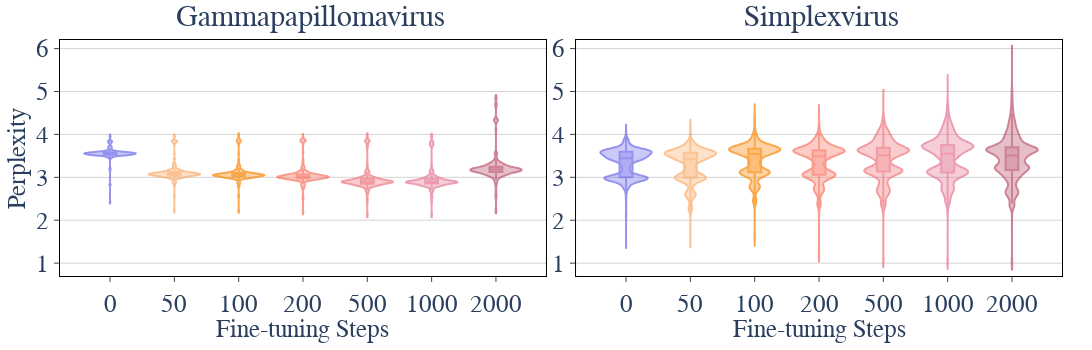

The cell this chart's notebook holds for it:
### Markdown cell above
# Perplexity Distributinon for inter-genus generalization

### Code cell
import pandas as pd
import plotly.express as px
import plotly.graph_objects as go
from plotly.subplots import make_subplots
import numpy as np
from pathlib import Path

# Define base directories
gammapapillomavirus_dir = Path("/workspaces/src/models/bionemo-framework/attack/analysis/ppl_results/ncbi_downloads_gammapapillomavirus")
simplexvirus_dir = Path("/workspaces/src/models/bionemo-framework/attack/analysis/ppl_results/ncbi_downloads_simplexvirus")
# imgpr_dir = Path("/workspaces/BioRiskEval/attack/analysis/ppl_results/imgpr")

# Define consistent colors for traces
# trace_colors = {
#     '0': '#3498db',  # blue
#     '25': '#e74c3c',  # red
#     '50': '#2ecc71',  # green
#     '100': '#f39c12',  # orange
#     '200': '#9b59b6', # purple
# }

trace_colors = {
    "0": "#6a66e9",
    "50": "#faab66",
    "100": "#fa8400",
    "200": "#f9715d",
    "500": "#ef7278",
    "1000": "#e47492",
    "2000": "#b84e69"
}

# Function to load and process CSV files
def load_perplexity_data(csv_files_dict, base_dir):
    perplexity_results = []
    stats_summary = []
    
    for trace_name, csv_file in csv_files_dict.items():
        file_path = base_dir / csv_file
        if not file_path.exists():
            print(f"Warning: File not found - {file_path}")
            continue
            
        df = pd.read_csv(file_path)
        perplexity_values = df['perplexity'].values
        
        # Add all perplexity values with their trace name
        for ppl in perplexity_values:
            perplexity_results.append({
                'trace': trace_name,
                'perplexity': ppl
            })
        
        # Calculate statistics
        stats = {
            'Model': trace_name,
            'Count': len(perplexity_values),
            'Mean': np.mean(perplexity_values),
            'Median': np.median(perplexity_values),
            'Std': np.std(perplexity_values),
            'Min': np.min(perplexity_values),
            'Max': np.max(perplexity_values),
            'Q1': np.percentile(perplexity_values, 25),
            'Q3': np.percentile(perplexity_values, 75)
        }
        stats_summary.append(stats)
        
        print(f"Loaded {trace_name}: {len(df)} samples")
        print(f"  - Mean: {stats['Mean']:.4f}, Median: {stats['Median']:.4f}")
        print(f"  - Range: [{stats['Min']:.4f}, {stats['Max']:.4f}]")
        print()
    
    return pd.DataFrame(perplexity_results), stats_summary

# Load data for alphapapillomavirus
print("Loading Alphapapillomavirus data...")
gammapapillomavirus_files = {
    "0": "evo2_7b_1m/ppl_results_merged_nemo2_evo2_7b_1m.csv",
    "50": "evo2_7b_1m_50_papillomavirus_exclude_gammapapillomavirus/ppl_results_merged_epoch=0-step=49-consumed_samples=400.csv",
    "100": "evo2_7b_1m_100_papillomavirus_exclude_gammapapillomavirus/ppl_results_merged_epoch=0-step=99-consumed_samples=800.csv",
    "200": "evo2_7b_1m_200_papillomavirus_exclude_gammapapillomavirus/ppl_results_merged_epoch=0-step=199-consumed_samples=1600.csv",
    "500": "evo2_7b_1m_500_papillomavirus_exclude_gammapapillomavirus/ppl_results_merged_epoch=0-step=499-consumed_samples=4000.csv",
    "1000": "evo2_7b_1m_1000_papillomavirus_exclude_gammapapillomavirus/ppl_results_merged_epoch=0-step=999-consumed_samples=8000.csv",
    "2000": "evo2_7b_1m_2000_papillomavirus_exclude_gammapapillomavirus/ppl_results_merged_epoch=0-step=1999-consumed_samples=16000.csv",
}
df_gammapapillomavirus, stats_gammapapillomavirus = load_perplexity_data(gammapapillomavirus_files, gammapapillomavirus_dir)

# Load data for simplexvirus (only has 0, 100, 200)
print("\nLoading Simplexvirus data...")
simplexvirus_files = {
    "0": "evo2_7b_1m/ppl_results_merged_nemo2_evo2_7b_1m.csv",
    "50": "evo2_7b_1m_50_orthoherpesviridae_exclude_simplexvirus/ppl_results_merged_epoch=0-step=49-consumed_samples=400.csv",
    "100": "evo2_7b_1m_100_orthoherpesviridae_exclude_simplexvirus/ppl_results_merged_epoch=0-step=99-consumed_samples=800.csv",
    "200": "evo2_7b_1m_200_orthoherpesviridae_exclude_simplexvirus/ppl_results_merged_epoch=0-step=199-consumed_samples=1600.csv",
    "500": "evo2_7b_1m_500_orthoherpesviridae_exclude_simplexvirus/ppl_results_merged_epoch=0-step=499-consumed_samples=4000.csv",
    "1000": "evo2_7b_1m_1000_orthoherpesviridae_exclude_simplexvirus/ppl_results_merged_epoch=0-step=999-consumed_samples=8000.csv",
    "2000": "evo2_7b_1m_2000_orthoherpesviridae_exclude_simplexvirus/ppl_results_merged_epoch=0-step=1999-consumed_samples=16000.csv",
}
df_simplexvirus, stats_simplex = load_perplexity_data(simplexvirus_files, simplexvirus_dir)



# Create subplots with column widths (without titles - we'll add them as annotations at the bottom)
fig = make_subplots(
    rows=1, cols=2,
    column_widths=[0.5, 0.5],
    horizontal_spacing=0.03
)

# Function to create violin plots using px.violin
def create_violin_plots(df, col, trace_order, showlegend=False):
    # Filter data to include only the traces we want
    filtered_df = df[df['trace'].isin(trace_order)].copy()
    
    # Create categorical ordering
    filtered_df['trace'] = pd.Categorical(filtered_df['trace'], categories=trace_order, ordered=True)
    
    # Create violin plot using px
    violin_fig = px.violin(
        filtered_df,
        x='trace',
        y='perplexity',
        box=True,
        points=False,  # Don't show individual points
        color='trace',
        color_discrete_map=trace_colors,
        category_orders={'trace': trace_order}
    )
    
    # Update traces
    violin_fig.update_traces(
        showlegend=showlegend,
        opacity=0.7,
        width=0.8,
        scalemode='width'
    )
    
    # Add traces to main figure
    for trace in violin_fig.data:
        fig.add_trace(trace, row=1, col=col)

# Add traces for each subplot
print("\nCreating violin plots...")

# Subplot 1: Alphapapillomavirus
trace_order_alpha = ["0","50", "100", "200", "500", "1000", "2000"]
create_violin_plots(df_gammapapillomavirus, 1, trace_order_alpha, showlegend=False)

# Subplot 2: Simplexvirus
trace_order_simplex = ["0", "50", "100", "200", "500", "1000", "2000"]
create_violin_plots(df_simplexvirus, 2, trace_order_simplex, showlegend=False)


# Update layout
fig.update_layout(
    template="plotly_white",
    width=1600,
    height=350,  # Increased height to accommodate bottom titles
    font=dict(size=12),
    showlegend=False,  # Hide legend since we're showing labels on x-axis
    plot_bgcolor='white',
    margin=dict(t=40, b=15, l=60, r=30)  # Increased bottom margin for titles
)

# Add subplot titles as annotations at the bottom
# Title for subplot 1 (Alphapapillomavirus)
fig.add_annotation(
    text="Gammapapillomavirus",
    xref="paper", yref="paper",
    x=0.25,  # Center of first subplot
    y=1.17,  # Below the plot
    showarrow=False,
    font=dict(family="Times New Roman, serif", size=30),
    xanchor="center"
)

# Title for subplot 2 (Simplexvirus)
fig.add_annotation(
    text="Simplexvirus",
    xref="paper", yref="paper",
    x=0.76,  # Center of second subplot
    y=1.17,  # Below the plot
    showarrow=False,
    font=dict(family="Times New Roman, serif", size=30),
    xanchor="center"
)


# Update axes for all subplots
y_min = 0.7
y_max = 6.2

for i in range(1, 3):
    # Update x-axes
    fig.update_xaxes(
        title_text="Fine-tuning Steps",
        showticklabels=True,  # Show tick labels with step numbers
        showline=True,
        linecolor='black',
        mirror=True,
        ticks='outside',
        tickangle=0,  # Keep labels horizontal
        tickfont=dict(size=25, family="Arial"),  # Set font size for x-axis labels
        title_font=dict(size=25, family="Arial"),  # Set font size for x-axis title
        row=1,
        col=i,
        title_standoff=3
    )
    
    # Update y-axes
    fig.update_yaxes(
        range=[y_min, y_max],
        gridcolor='lightgrey',
        zerolinecolor='lightgrey',
        mirror=True,
        ticks='outside',
        showline=True,
        linecolor='black',
        title_text="Perplexity" if i == 1 else "",
        row=1,
        col=i,
        tickfont=dict(size=25, family="Arial"),
        title_font=dict(size=25, family="Arial"),
        title_standoff=3
    )

# Show the plot
fig.show()

# Save outputs
out_file_svg = "ppl_violin_intergenus.svg"   
out_file_pdf = "ppl_violin_intergenus.pdf"

fig.write_image(out_file_svg)

# convert svg to pdf
import subprocess
subprocess.run(["inkscape", out_file_svg, "--export-pdf=" + out_file_pdf])

print(f"\nPlots saved as:")
print(f"  - {out_file_pdf}")

# Display statistics summary
print("\n" + "="*80)
print("Statistical Summary - Alphapapillomavirus:")
print("="*80)
stats_df_gammapapillomavirus = pd.DataFrame(stats_gammapapillomavirus)
print(stats_df_gammapapillomavirus.to_string(index=False, float_format=lambda x: f'{x:.4f}'))

print("\n" + "="*80)
print("Statistical Summary - Simplexvirus:")
print("="*80)
stats_df_simplex = pd.DataFrame(stats_simplex)
print(stats_df_simplex.to_string(index=False, float_format=lambda x: f'{x:.4f}'))

# print("\n" + "="*80)
# print("Statistical Summary - IMGPR:")
#     print("="*80)
#     stats_df_imgpr = pd.DataFrame(stats_imgpr)
# print(stats_df_imgpr.to_string(index=False, float_format=lambda x: f'{x:.4f})

### Figure 1 — Plotly figure (JSON) as saved in the notebook; plotly's stock layout.template omitted (floating-point values rounded to 4 significant figures; data arrays with more than 128 entries replaced by an {"elided": "..."} marker saying what was removed)
{"data": [{"alignmentgroup": "True", "box": {"visible": true}, "hovertemplate": "trace=%{x}<br>perplexity=%{y}<extra></extra>", "legendgroup": "0", "marker": {"color": "#6a66e9"}, "name": "0", "offsetgroup": "0", "opacity": 0.7, "orientation": "v", "points": false, "scalegroup": "True", "scalemode": "width", "showlegend": false, "type": "violin", "width": 0.8, "x": {"elided": "220 str values"}, "x0": " ", "xaxis": "x", "y": {"elided": "220 float values"}, "y0": " ", "yaxis": "y"}, {"alignmentgroup": "True", "box": {"visible": true}, "hovertemplate": "trace=%{x}<br>perplexity=%{y}<extra></extra>", "legendgroup": "50", "marker": {"color": "#faab66"}, "name": "50", "offsetgroup": "50", "opacity": 0.7, "orientation": "v", "points": false, "scalegroup": "True", "scalemode": "width", "showlegend": false, "type": "violin", "width": 0.8, "x": {"elided": "220 str values"}, "x0": " ", "xaxis": "x", "y": {"elided": "220 float values"}, "y0": " ", "yaxis": "y"}, {"alignmentgroup": "True", "box": {"visible": true}, "hovertemplate": "trace=%{x}<br>perplexity=%{y}<extra></extra>", "legendgroup": "100", "marker": {"color": "#fa8400"}, "name": "100", "offsetgroup": "100", "opacity": 0.7, "orientation": "v", "points": false, "scalegroup": "True", "scalemode": "width", "showlegend": false, "type": "violin", "width": 0.8, "x": {"elided": "220 str values"}, "x0": " ", "xaxis": "x", "y": {"elided": "220 float values"}, "y0": " ", "yaxis": "y"}, {"alignmentgroup": "True", "box": {"visible": true}, "hovertemplate": "trace=%{x}<br>perplexity=%{y}<extra></extra>", "legendgroup": "200", "marker": {"color": "#f9715d"}, "name": "200", "offsetgroup": "200", "opacity": 0.7, "orientation": "v", "points": false, "scalegroup": "True", "scalemode": "width", "showlegend": false, "type": "violin", "width": 0.8, "x": {"elided": "220 str values"}, "x0": " ", "xaxis": "x", "y": {"elided": "220 float values"}, "y0": " ", "yaxis": "y"}, {"alignmentgroup": "True", "box": {"visible": true}, "hovertemplate": "trace=%{x}<br>perplexity=%{y}<extra></extra>", "legendgroup": "500", "marker": {"color": "#ef7278"}, "name": "500", "offsetgroup": "500", "opacity": 0.7, "orientation": "v", "points": false, "scalegroup": "True", "scalemode": "width", "showlegend": false, "type": "violin", "width": 0.8, "x": {"elided": "220 str values"}, "x0": " ", "xaxis": "x", "y": {"elided": "220 float values"}, "y0": " ", "yaxis": "y"}, {"alignmentgroup": "True", "box": {"visible": true}, "hovertemplate": "trace=%{x}<br>perplexity=%{y}<extra></extra>", "legendgroup": "1000", "marker": {"color": "#e47492"}, "name": "1000", "offsetgroup": "1000", "opacity": 0.7, "orientation": "v", "points": false, "scalegroup": "True", "scalemode": "width", "showlegend": false, "type": "violin", "width": 0.8, "x": {"elided": "220 str values"}, "x0": " ", "xaxis": "x", "y": {"elided": "220 float values"}, "y0": " ", "yaxis": "y"}, {"alignmentgroup": "True", "box": {"visible": true}, "hovertemplate": "trace=%{x}<br>perplexity=%{y}<extra></extra>", "legendgroup": "2000", "marker": {"color": "#b84e69"}, "name": "2000", "offsetgroup": "2000", "opacity": 0.7, "orientation": "v", "points": false, "scalegroup": "True", "scalemode": "width", "showlegend": false, "type": "violin", "width": 0.8, "x": {"elided": "220 str values"}, "x0": " ", "xaxis": "x", "y": {"elided": "220 float values"}, "y0": " ", "yaxis": "y"}, {"alignmentgroup": "True", "box": {"visible": true}, "hovertemplate": "trace=%{x}<br>perplexity=%{y}<extra></extra>", "legendgroup": "0", "marker": {"color": "#6a66e9"}, "name": "0", "offsetgroup": "0", "opacity": 0.7, "orientation": "v", "points": false, "scalegroup": "True", "scalemode": "width", "showlegend": false, "type": "violin", "width": 0.8, "x": {"elided": "3905 str values"}, "x0": " ", "xaxis": "x2", "y": {"elided": "3905 float values"}, "y0": " ", "yaxis": "y2"}, {"alignmentgroup": "True", "box": {"visible": true}, "hovertemplate": "trace=%{x}<br>perplexity=%{y}<extra></extra>", "legendgroup": "50", "marker": {"color": "#faab66"}, "name": "50", "offsetgroup": "50", "opacity": 0.7, "orientation": "v", "points": false, "scalegroup": "True", "scalemode": "width", "showlegend": false, "type": "violin", "width": 0.8, "x": {"elided": "3905 str values"}, "x0": " ", "xaxis": "x2", "y": {"elided": "3905 float values"}, "y0": " ", "yaxis": "y2"}, {"alignmentgroup": "True", "box": {"visible": true}, "hovertemplate": "trace=%{x}<br>perplexity=%{y}<extra></extra>", "legendgroup": "100", "marker": {"color": "#fa8400"}, "name": "100", "offsetgroup": "100", "opacity": 0.7, "orientation": "v", "points": false, "scalegroup": "True", "scalemode": "width", "showlegend": false, "type": "violin", "width": 0.8, "x": {"elided": "3905 str values"}, "x0": " ", "xaxis": "x2", "y": {"elided": "3905 float values"}, "y0": " ", "yaxis": "y2"}, {"alignmentgroup": "True", "box": {"visible": true}, "hovertemplate": "trace=%{x}<br>perplexity=%{y}<extra></extra>", "legendgroup": "200", "marker": {"color": "#f9715d"}, "name": "200", "offsetgroup": "200", "opacity": 0.7, "orientation": "v", "points": false, "scalegroup": "True", "scalemode": "width", "showlegend": false, "type": "violin", "width": 0.8, "x": {"elided": "3905 str values"}, "x0": " ", "xaxis": "x2", "y": {"elided": "3905 float values"}, "y0": " ", "yaxis": "y2"}, {"alignmentgroup": "True", "box": {"visible": true}, "hovertemplate": "trace=%{x}<br>perplexity=%{y}<extra></extra>", "legendgroup": "500", "marker": {"color": "#ef7278"}, "name": "500", "offsetgroup": "500", "opacity": 0.7, "orientation": "v", "points": false, "scalegroup": "True", "scalemode": "width", "showlegend": false, "type": "violin", "width": 0.8, "x": {"elided": "3905 str values"}, "x0": " ", "xaxis": "x2", "y": {"elided": "3905 float values"}, "y0": " ", "yaxis": "y2"}, {"alignmentgroup": "True", "box": {"visible": true}, "hovertemplate": "trace=%{x}<br>perplexity=%{y}<extra></extra>", "legendgroup": "1000", "marker": {"color": "#e47492"}, "name": "1000", "offsetgroup": "1000", "opacity": 0.7, "orientation": "v", "points": false, "scalegroup": "True", "scalemode": "width", "showlegend": false, "type": "violin", "width": 0.8, "x": {"elided": "3905 str values"}, "x0": " ", "xaxis": "x2", "y": {"elided": "3905 float values"}, "y0": " ", "yaxis": "y2"}, {"alignmentgroup": "True", "box": {"visible": true}, "hovertemplate": "trace=%{x}<br>perplexity=%{y}<extra></extra>", "legendgroup": "2000", "marker": {"color": "#b84e69"}, "name": "2000", "offsetgroup": "2000", "opacity": 0.7, "orientation": "v", "points": false, "scalegroup": "True", "scalemode": "width", "showlegend": false, "type": "violin", "width": 0.8, "x": {"elided": "3905 str values"}, "x0": " ", "xaxis": "x2", "y": {"elided": "3905 float values"}, "y0": " ", "yaxis": "y2"}], "layout": {"annotations": [{"font": {"family": "Times New Roman, serif", "size": 30}, "showarrow": false, "text": "Gammapapillomavirus", "x": 0.25, "xanchor": "center", "xref": "paper", "y": 1.17, "yref": "paper"}, {"font": {"family": "Times New Roman, serif", "size": 30}, "showarrow": false, "text": "Simplexvirus", "x": 0.76, "xanchor": "center", "xref": "paper", "y": 1.17, "yref": "paper"}], "font": {"size": 12}, "height": 350, "margin": {"b": 15, "l": 60, "r": 30, "t": 40}, "plot_bgcolor": "white", "showlegend": false, "width": 1600, "xaxis": {"anchor": "y", "domain": [0, 0.485], "linecolor": "black", "mirror": true, "showline": true, "showticklabels": true, "tickangle": 0, "tickfont": {"family": "Arial", "size": 25}, "ticks": "outside", "title": {"font": {"family": "Arial", "size": 25}, "standoff": 3, "text": "Fine-tuning Steps"}}, "xaxis2": {"anchor": "y2", "domain": [0.515, 1], "linecolor": "black", "mirror": true, "showline": true, "showticklabels": true, "tickangle": 0, "tickfont": {"family": "Arial", "size": 25}, "ticks": "outside", "title": {"font": {"family": "Arial", "size": 25}, "standoff": 3, "text": "Fine-tuning Steps"}}, "yaxis": {"anchor": "x", "domain": [0, 1], "gridcolor": "lightgrey", "linecolor": "black", "mirror": true, "range": [0.7, 6.2], "showline": true, "tickfont": {"family": "Arial", "size": 25}, "ticks": "outside", "title": {"font": {"family": "Arial", "size": 25}, "standoff": 3, "text": "Perplexity"}, "zerolinecolor": "lightgrey"}, "yaxis2": {"anchor": "x2", "domain": [0, 1], "gridcolor": "lightgrey", "linecolor": "black", "mirror": true, "range": [0.7, 6.2], "showline": true, "tickfont": {"family": "Arial", "size": 25}, "ticks": "outside", "title": {"font": {"family": "Arial", "size": 25}, "standoff": 3, "text": ""}, "zerolinecolor": "lightgrey"}}}
